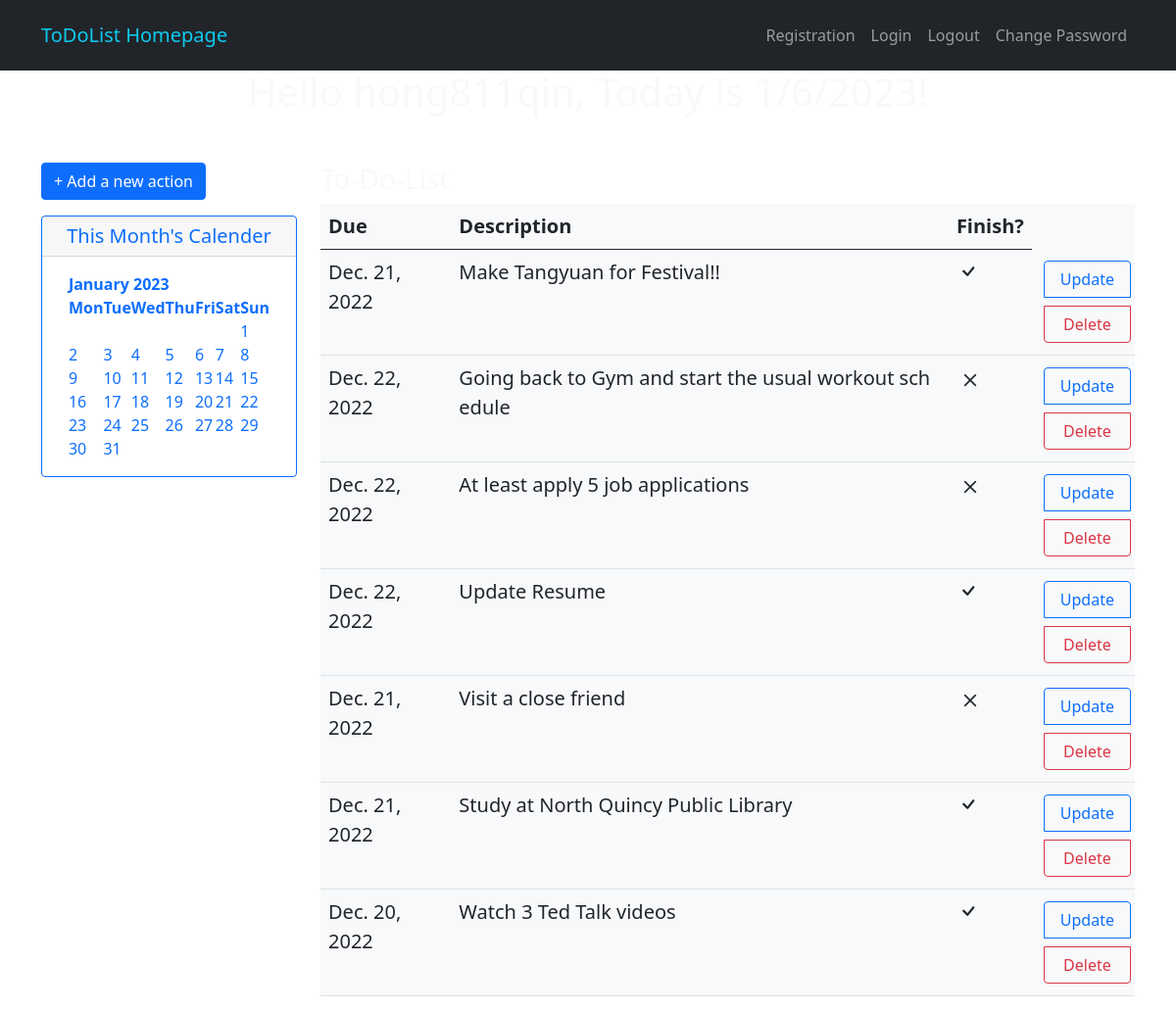
The app's page / (signed in) with its own data.
### actions/models.py (models this page shows)
class Action(models.Model):
	user = models.ForeignKey(User, on_delete=models.CASCADE)
	description	= models.TextField()
	due = models.DateField(default=date.today())
	finish = models.BooleanField(default=False)

### actions/views.py (the view)
# urls.py: path('', views.home_view, name='home_view'),
@login_required(login_url='/login')
def home_view(request):
	user = request.user
	qlist = Action.objects.filter(user__id=user.id)
	today = date.today()
	calendar = HTMLCalendar().formatmonth(today.year, today.month)
	context = {'user':user, 'qlist':qlist, 'year': today.year, 'month': today.month, 'day':today.day, 'calendar':calendar}
	return render(request, "home.html", context)

### templates/home.html (shortened to what this page needs)
{% extends "base.html" %}
{% block content %}
<h1 class="text-center">Hello {{user.username}}, Today is {{month}}/{{day}}/{{year}}!</h1>
	<section class="mt-5">
		<div class="container">
			<div class="row">
				<div class="col-md-6 col-lg-3">
					<a href="/addAction" class="btn btn-primary"> + Add a new action</a><p></p>
					<div class="card border-primary mb-3 text-center " style="max-width: 18rem;">
					  <div class="card-header text-primary lead h5">This Month's Calender</div>
					  <div class="card-body text-primary">
					    <center>{{calendar|safe}}</center></div>
					</div>
				</div>
				<div class="col-md-6 col-lg-9">
				{% if qlist %}
					<h3>To-Do-List</h3>
						<table class="table table-hover bg-light lead ">
					  <thead>
					    <tr>
					      <th scope="col">Due</th>
					      <th scope="col">Description</th>
					      <th scope="col">Finish?</th>
					    </tr>
					  </thead>
					  <tbody>
					  	{% for i in qlist %}
					    <tr>
					      <td scope="row breakword">{{i.due}}</td>
					      <td>
					      	<p class="breakword">{{i.description}}</p>
					      </td>
					      {% if i.finish %}
					      <td><div class="h5"><i class="bi bi-check h4"></i></div></td>
					      {% else %}
					      <td><div class="h5"><i class="bi bi-x h3"></i></div></td>
					      {% endif %}
					      <td class="flex">
					      	<div class="btn-group-vertical" role="group" aria-label="Basic example">
					      	  <a href="{% url 'edit_view' i.id %} " class="btn btn-outline-primary m-1 w-90">Update</a>
					      	  <a href="{% url 'delete_view' i.id %} " class="btn btn-outline-danger m-1 w-90">Delete</a>
					      	 </div>
					      </td>
					    </tr>
					    {% endfor %}
					  </tbody>
					</table>
				{% else %}
				<h3>← Your To-Do-List is empty, please add a new action</h3>
				{% endif %}
				</div>
			</div>
		</div>
{% endblock %}

### static/toDoList/style.css (style rules this page uses)
body::before { display: block; content: ''; height: 70px; }
.bg { background-image: url('image/back.jpg'); background-repeat: no-repeat; background-attachment: fixed; }
.breakword { word-break: break-all; }

### records on screen
Action: due "Dec. 21, 2022", description "Make Tangyuan for Festival!!", finish True (drawn)
Action: due "Dec. 22, 2022", description "Going back to Gym and start the usual workout schedule", finish False (drawn)
Action: due "Dec. 22, 2022", description "At least apply 5 job applications", finish False (drawn)
Action: due "Dec. 22, 2022", description "Update Resume", finish True (drawn)
Action: due "Dec. 21, 2022", description "Visit a close friend", finish False (drawn)
Action: due "Dec. 21, 2022", description "Study at North Quincy Public Library", finish True (drawn)
Action: due "Dec. 20, 2022", description "Watch 3 Ted Talk videos", finish True (drawn)

### other values on screen
{{ calendar|safe }} "January 2023 Mon Tue Wed Thu Fri Sat Sun 1 2 3 4 5 6 7 8 9 10 11 12 13 14 15 16 17 18 19 20 21 22 23 24 25 26 27 28 29 30 31"
